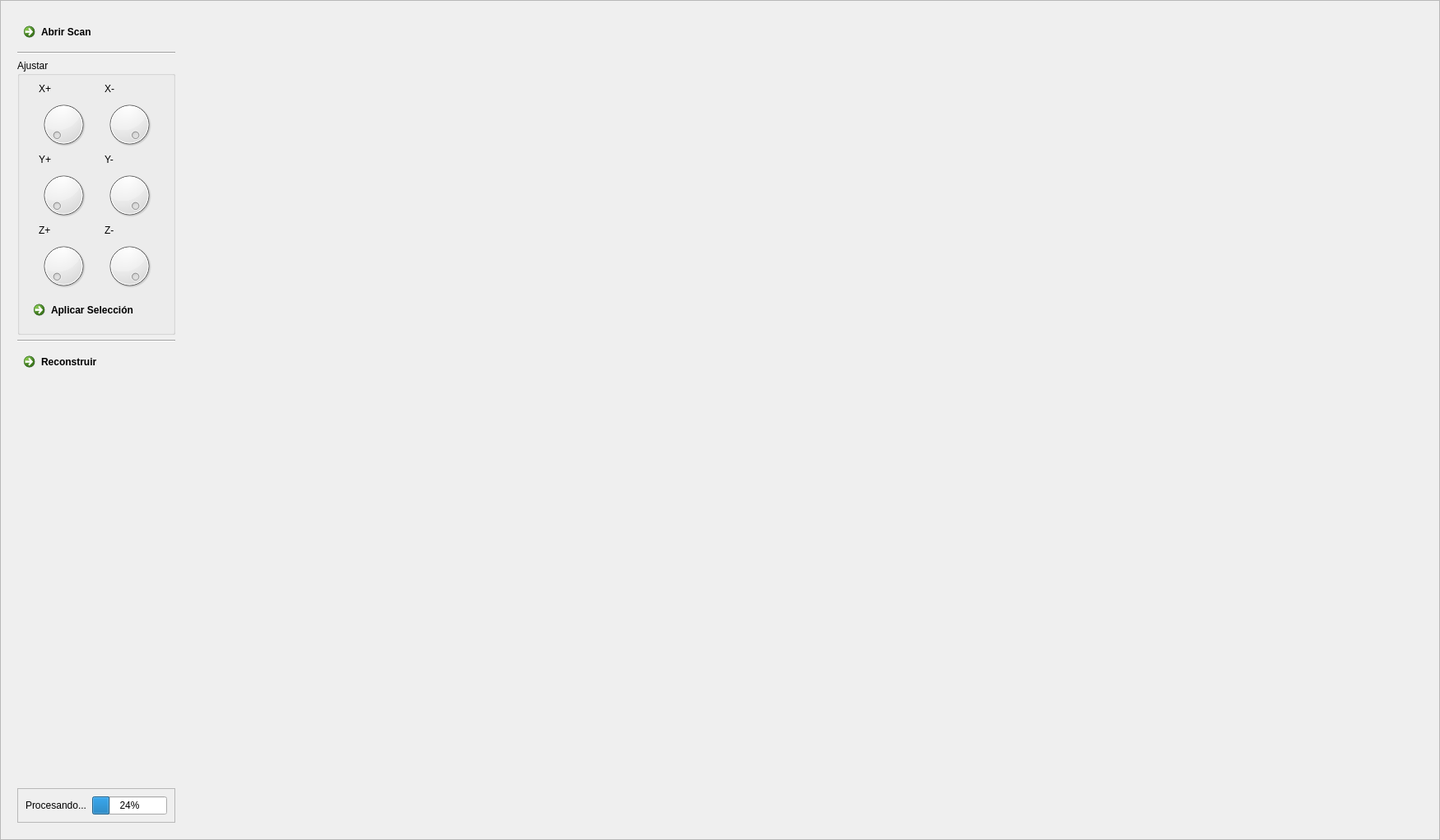
   <widget class="QFrame" name="repair_frame">
    <property name="geometry">
     <rect>
      <x>0</x>
      <y>0</y>
      <width>1750</width>
      <height>1021</height>
     </rect>
    </property>
    <property name="frameShape">
     <enum>QFrame::StyledPanel</enum>
    </property>
    <property name="frameShadow">
     <enum>QFrame::Raised</enum>
    </property>
    <layout class="QHBoxLayout" name="horizontalLayout_2">
     <item>
      <widget class="QFrame" name="left_frame">
       <property name="enabled">
        <bool>true</bool>
       </property>
       <property name="sizePolicy">
        <sizepolicy hsizetype="Preferred" vsizetype="Preferred">
         <horstretch>0</horstretch>
         <verstretch>0</verstretch>
        </sizepolicy>
       </property>
       <property name="minimumSize">
        <size>
         <width>0</width>
         <height>0</height>
        </size>
       </property>
       <property name="maximumSize">
        <size>
         <width>16777215</width>
         <height>16777215</height>
        </size>
       </property>
       <property name="frameShape">
        <enum>QFrame::NoFrame</enum>
       </property>
       <property name="frameShadow">
        <enum>QFrame::Plain</enum>
       </property>
       <property name="lineWidth">
        <number>0</number>
       </property>
       <layout class="QVBoxLayout" name="verticalLayout_7">
        <item>
         <widget class="QCommandLinkButton" name="open_file_btn">
          <property name="sizePolicy">
           <sizepolicy hsizetype="Preferred" vsizetype="Fixed">
            <horstretch>0</horstretch>
            <verstretch>0</verstretch>
           </sizepolicy>
          </property>
          <property name="minimumSize">
           <size>
            <width>0</width>
            <height>0</height>
           </size>
          </property>
          <property name="styleSheet">
           <string notr="true">font: 87 10pt &quot;Segoe UI&quot;;
</string>
          </property>
          <property name="text">
           <string>Abrir Scan</string>
          </property>
          <property name="icon">
           <iconset resource="Polyhedron_3.qrc">
            <normaloff>:/cgal/icons/resources/app.ico</normaloff>:/cgal/icons/resources/app.ico</iconset>
          </property>
          <property name="iconSize">
           <size>
            <width>27</width>
            <height>20</height>
           </size>
          </property>
         </widget>
        </item>
        <item>
         <widget class="Line" name="line_3">
          <property name="orientation">
           <enum>Qt::Horizontal</enum>
          </property>
         </widget>
        </item>
        <item>
         <widget class="QGroupBox" name="gb_CropBoxDials">
          <property name="sizePolicy">
           <sizepolicy hsizetype="Preferred" vsizetype="Preferred">
            <horstretch>0</horstretch>
            <verstretch>0</verstretch>
           </sizepolicy>
          </property>
          <property name="title">
           <string>Ajustar </string>
          </property>
          <layout class="QVBoxLayout" name="verticalLayout_6">
           <item>
            <layout class="QGridLayout" name="gridLayout_4">
             <item row="1" column="1">
              <widget class="QDial" name="dial_x_n">
               <property name="minimumSize">
                <size>
                 <width>60</width>
                 <height>60</height>
                </size>
               </property>
               <property name="maximumSize">
                <size>
                 <width>60</width>
                 <height>60</height>
                </size>
               </property>
               <property name="minimum">
                <number>-400</number>
               </property>
               <property name="maximum">
                <number>0</number>
               </property>
               <property name="pageStep">
                <number>1</number>
               </property>
               <property name="value">
                <number>0</number>
               </property>
              </widget>
             </item>
             <item row="1" column="0">
              <widget class="QDial" name="dial_x">
               <property name="minimumSize">
                <size>
                 <width>60</width>
                 <height>60</height>
                </size>
               </property>
               <property name="maximumSize">
                <size>
                 <width>60</width>
                 <height>60</height>
                </size>
               </property>
               <property name="minimum">
                <number>0</number>
               </property>
               <property name="maximum">
                <number>400</number>
               </property>
               <property name="singleStep">
                <number>1</number>
               </property>
               <property name="pageStep">
                <number>1</number>
               </property>
               <property name="orientation">
                <enum>Qt::Horizontal</enum>
               </property>
               <property name="invertedAppearance">
                <bool>false</bool>
               </property>
               <property name="invertedControls">
                <bool>false</bool>
               </property>
              </widget>
             </item>
             <item row="4" column="0">
              <widget class="QLabel" name="label1_3">
               <property name="styleSheet">
                <string notr="true">
font: 87 8pt &quot;Segoe UI Black&quot;;
</string>
               </property>
               <property name="text">
                <string>Z+</string>
               </property>
              </widget>
             </item>
             <item row="2" column="0">
              <widget class="QLabel" name="label1_2">
               <property name="styleSheet">
                <string notr="true">
font: 87 8pt &quot;Segoe UI Black&quot;;
</string>
               </property>
               <property name="text">
                <string>Y+</string>
               </property>
              </widget>
             </item>
             <item row="5" column="1">
              <widget class="QDial" name="dial_z_n">
               <property name="minimumSize">
                <size>
                 <width>60</width>
                 <height>60</height>
                </size>
               </property>
               <property name="maximumSize">
                <size>
                 <width>60</width>
                 <height>60</height>
                </size>
               </property>
               <property name="minimum">
                <number>-400</number>
               </property>
               <property name="maximum">
                <number>0</number>
               </property>
               <property name="pageStep">
                <number>1</number>
               </property>
               <property name="value">
                <number>0</number>
               </property>
              </widget>
             </item>
             <item row="3" column="0">
              <widget class="QDial" name="dial_y">
               <property name="minimumSize">
                <size>
                 <width>60</width>
                 <height>60</height>
                </size>
               </property>
               <property name="maximumSize">
                <size>
                 <width>60</width>
                 <height>60</height>
                </size>
               </property>
               <property name="maximum">
                <number>400</number>
               </property>
               <property name="pageStep">
                <number>1</number>
               </property>
              </widget>
             </item>
             <item row="0" column="0">
              <widget class="QLabel" name="label1">
               <property name="styleSheet">
                <string notr="true">
font: 87 8pt &quot;Segoe UI Black&quot;;
</string>
               </property>
               <property name="text">
                <string>X+</string>
               </property>
              </widget>
             </item>
             <item row="3" column="1">
              <widget class="QDial" name="dial_y_n">
               <property name="minimumSize">
                <size>
                 <width>60</width>
                 <height>60</height>
                </size>
               </property>
               <property name="maximumSize">
                <size>
                 <width>60</width>
                 <height>60</height>
                </size>
               </property>
               <property name="minimum">
                <number>-400</number>
               </property>
               <property name="maximum">
                <number>0</number>
               </property>
               <property name="pageStep">
                <number>1</number>
               </property>
               <property name="value">
                <number>0</number>
               </property>
              </widget>
             </item>
             <item row="5" column="0">
              <widget class="QDial" name="dial_z">
               <property name="minimumSize">
                <size>
                 <width>60</width>
                 <height>60</height>
                </size>
               </property>
               <property name="maximumSize">
                <size>
                 <width>60</width>
                 <height>60</height>
                </size>
               </property>
               <property name="maximum">
                <number>400</number>
               </property>
               <property name="pageStep">
                <number>1</number>
               </property>
              </widget>
             </item>
             <item row="0" column="1">
              <widget class="QLabel" name="label1_5">
               <property name="styleSheet">
                <string notr="true">
font: 87 8pt &quot;Segoe UI Black&quot;;
</string>
               </property>
               <property name="text">
                <string>X-</string>
               </property>
              </widget>
             </item>
             <item row="2" column="1">
              <widget class="QLabel" name="label1_4">
               <property name="styleSheet">
                <string notr="true">
font: 87 8pt &quot;Segoe UI Black&quot;;
</string>
               </property>
               <property name="text">
                <string>Y-</string>
               </property>
              </widget>
             </item>
             <item row="4" column="1">
              <widget class="QLabel" name="label1_6">
               <property name="styleSheet">
                <string notr="true">
font: 87 8pt &quot;Segoe UI Black&quot;;
</string>
               </property>
               <property name="text">
                <string>Z-</string>
               </property>
              </widget>
             </item>
            </layout>
           </item>
           <item>
            <widget class="QCommandLinkButton" name="crop_box">
             <property name="sizePolicy">
              <sizepolicy hsizetype="Preferred" vsizetype="Fixed">
               <horstretch>0</horstretch>
               <verstretch>0</verstretch>
              </sizepolicy>
             </property>
             <property name="layoutDirection">
              <enum>Qt::LeftToRight</enum>
             </property>
             <property name="styleSheet">
              <string notr="true">font: 87 10pt &quot;Segoe UI&quot;;
</string>
             </property>
             <property name="text">
              <string>Aplicar Selección</string>
             </property>
             <property name="icon">
              <iconset resource="Polyhedron_3.qrc">
               <normaloff>:/cgal/icons/icons/Pictures/Icons/_BoundingBox.png</normaloff>:/cgal/icons/icons/Pictures/Icons/_BoundingBox.png</iconset>
             </property>
            </widget>
           </item>
          </layout>
         </widget>
        </item>
        <item>
         <widget class="Line" name="line_4">
          <property name="orientation">
           <enum>Qt::Horizontal</enum>
          </property>
         </widget>
        </item>
        <item>
         <widget class="QCommandLinkButton" name="btnExtraerMedidas">
          <property name="sizePolicy">
           <sizepolicy hsizetype="Preferred" vsizetype="Fixed">
            <horstretch>0</horstretch>
            <verstretch>0</verstretch>
           </sizepolicy>
          </property>
          <property name="layoutDirection">
           <enum>Qt::LeftToRight</enum>
          </property>
          <property name="autoFillBackground">
           <bool>false</bool>
          </property>
          <property name="styleSheet">
           <string notr="true">font: 87 10pt &quot;Segoe UI&quot;;
</string>
          </property>
          <property name="text">
           <string>Reconstruir</string>
          </property>
          <property name="icon">
           <iconset resource="Polyhedron_3.qrc">
            <normaloff>:/cgal/icons/icons/Pictures/Icons/_SuperimposeSpheres.png</normaloff>:/cgal/icons/icons/Pictures/Icons/_SuperimposeSpheres.png</iconset>
          </property>
         </widget>
        </item>
        <item>
         <spacer name="verticalSpacer">
          <property name="orientation">
           <enum>Qt::Vertical</enum>
          </property>
          <property name="sizeHint" stdset="0">
           <size>
            <width>20</width>
            <height>40</height>
           </size>
          </property>
         </spacer>
        </item>
        <item>
         <widget class="QFrame" name="frame_progress">
          <property name="frameShape">
           <enum>QFrame::StyledPanel</enum>
          </property>
          <property name="frameShadow">
           <enum>QFrame::Raised</enum>
          </property>
          <layout class="QHBoxLayout" name="horizontalLayout_3">
           <item>
            <widget class="QLabel" name="lbl_processing">
             <property name="styleSheet">
              <string notr="true">font: 87 8pt &quot;Segoe UI Black&quot;;</string>
             </property>
             <property name="text">
              <string>Procesando...</string>
             </property>
            </widget>
           </item>
           <item>
            <widget class="QProgressBar" name="progressBar">
             <property name="sizePolicy">
              <sizepolicy hsizetype="Preferred" vsizetype="Fixed">
               <horstretch>0</horstretch>
               <verstretch>0</verstretch>
              </sizepolicy>
             </property>
             <property name="value">
              <number>24</number>
             </property>
            </widget>
           </item>
          </layout>
         </widget>
        </item>
       </layout>
      </widget>
     </item>
     <item>
      <widget class="QVTKWidget" name="qvtkWidget" native="true">
       <property name="sizePolicy">
        <sizepolicy hsizetype="Expanding" vsizetype="Expanding">
         <horstretch>0</horstretch>
         <verstretch>0</verstretch>
        </sizepolicy>
       </property>
       <property name="baseSize">
        <size>
         <width>0</width>
         <height>0</height>
        </size>
       </property>
       <property name="styleSheet">
        <string notr="true"/>
       </property>
      </widget>
     </item>
    </layout>
   </widget>
